Frame 1 (no input): blank canvas, image omitted
Frame 60 (no input): blank canvas, image omitted
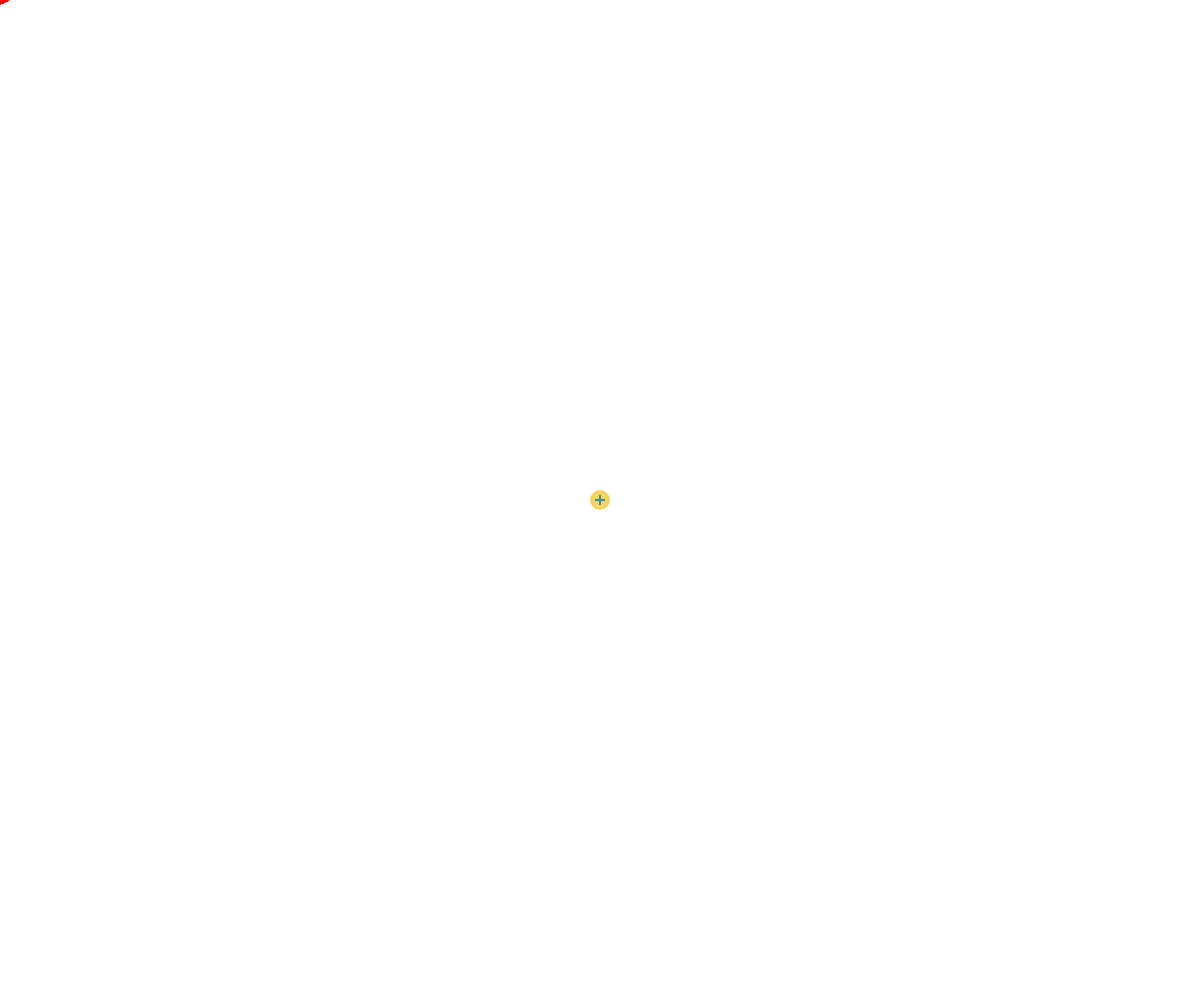
Frame 120 (the mouse pressed at the canvas centre since frame 60)

The p5.js sketch whose frames 1 and 60 were blank and that drew this single picture after the mouse press (run headless with seeded random() and noise() and a simulated clock; from frame 60 on, the mouse is pressed at the canvas centre):

// p5.js sketch
// ── sketch.js
let premX = 0;
let premY = 0;
let mX, mY;
let p, v, l;
let interval = 5;
let canvas;
let z = -1;

function setup() {
  canvas = createCanvas(windowWidth, windowHeight);
  canvas.position(0,0);
  // background(255,255,255);
}


function draw() {
  if(frameCount % (interval * 1800) == 0){
    z = 15;
  }
  canvas.style('z-index', z);

  // let m = 0;
  if (frameCount % (interval * 30) == 0 && mouseX == pmouseX && mouseY == pmouseY) {
    stroke(75, 127, 82);
    noFill();
    circle(mouseX, mouseY, random(50,500));
  } 

  // draw cross every time mouse is dragged
  if (mouseIsPressed) {
    fill(59, 142, 165);
    noStroke();
    rectMode(CENTER);
    rect(mouseX, mouseY, 10, 1);
    rect(mouseX, mouseY, 1, 10);
    return false;
  } 

  
  //draw a dashed line with arrows to indicate mouse movement 
  mX = mouseX;
  mY = mouseY;

  p = createVector(premX, premY);
  v = createVector(mX,mY);
  // drawArrow(p, v, 'black');
  sl = new SlopeLine(p.x, p.y, v.x, v.y, 5, 20);
  sl.display();
  
  premX = mX;
  premY = mY;
  
}

//https://p5js.org/reference/#/p5.Vector/heading

// function drawArrow(base, vec, myColor) {
//   push();
//   stroke(myColor);
//   strokeWeight(1);
//   fill(myColor);
//   line(base.x, base.y, vec.x, vec.y);
//   translate(mouseX, mouseY);
//   let angle = atan2(mouseY - pmouseY, mouseX - pmouseX);
//   let arrowSize = 4;
//   rotate(angle);
//   triangle(0, arrowSize / 2, 0, -arrowSize / 2, arrowSize, 0);
//   pop();
// }


//https://www.gorillasun.de/blog/dashed-lines-in-p5js/
class SlopeLine {
  constructor(x1, y1, x2, y2, segmentLength, spaceLength) {
    this.x1 = x1;
    this.y1 = y1;
    this.x2 = x2;
    this.y2 = y2;
    this.segmentLength = segmentLength;
    this.spaceLength = spaceLength;

    this.L = sqrt(
      pow((this.x1 - this.x2), 2) +
      pow((this.y1 - this.y2), 2));

    this.S = atan2(this.y2 - this.y1, this.x2 - this.x1)
  }

  display() {
    push();
    strokeWeight(1);
    drawingContext.setLineDash([5, 15]);
    stroke(109, 49, 116);
    line(this.x1, this.y1,
      this.x1 + this.L * cos(this.S),
      this.y1 + this.L * sin(this.S))
    let arrowSize = 9;
    translate(mouseX, mouseY);
    rotate(this.S);
    stroke("red");
    fill("red");
    triangle(0, arrowSize / 2, 0, -arrowSize / 2, arrowSize, 0);
    pop();
  }
}

// draw cross every time mouse is dragged
// function mouseIsPressed() {
//   fill(59, 142, 165);
//   noStroke();
//   rectMode(CENTER);
//   let angle = atan2(mouseY - pmouseY, mouseX - pmouseX);
//   rotate(angle);
//   rect(mouseX, mouseY, 10, 1);
//   rect(mouseX, mouseY, 1, 10);
//   return false;
// }

// draw ellipse every time mouse is clicked
function mousePressed() {
    noStroke();
    fill(244, 211, 94);
    ellipse(mouseX, mouseY, 20, 20);
    return false;
}

function windowResized() {
  resizeCanvas(windowWidth, windowHeight);
}
// ── interface.js

 
 //https://codepen.io/Gexon/pen/rNyqyPK

 if ("ontouchstart" in window){ 

window.addEventListener("load", glavna_funkcija);

               function glavna_funkcija(){
               imgs = document.getElementsByTagName("img");                       
                       let t = 10;
                       let naziv_diva = "";
                       for (img of imgs){
                                       
                                       naziv_diva = "alignnone size-medium wp-image-"+[t];
                                       img.id = naziv_diva;
                                       
                                       
                                       document.getElementById(img.id).addEventListener("touchstart", dotaknut_ekran);
                                      img.style.position  = "relative";                                                                  
                                           t--;
                        }
                        let povrsina = document.getElementById("primary"); 
                       povrsina.addEventListener("touchmove", pomeranje_po_ekranu);
                        povrsina.addEventListener("touchend", kraj_dodira);
           
     
                        var the_moving_div;
                        the_last_mouse_positionX;
                        the_last_mouse_positionY;
                        
                        function dotaknut_ekran(ev){
                                                ev.preventDefault();
                                               the_moving_div            = ev.target.id;      // remember which div has been selected 
                                               the_last_mouse_positionX = ev.touches[0].clientX;        // remember where the mouse was when it was clicked
                                                the_last_mouse_positionY = ev.touches[0].clientY;
                                               
                              
                                                     //alert( the_last_mouse_positionX);
                                              
                                               for (img of imgs) {
                                                               
                                                                      
                                                         if (img.style.zIndex > ev.target.style.zIndex ) {
                                                                       
                                                               img.style.zIndex = img.style.zIndex - 1;
                                                                             
                                                              }
                                                   }
                                                                
                                               ev.target.style.zIndex = imgs.length;
                                              //  ev.target.style.position = "absolute";
                                               let pomeri =  ev.target.getBoundingClientRect();
                                              
                                             if(pomeri.top < 20 ){
                                                         
                                                         window.scrollBy(0, -10);
                                              
                                                 }
                                                 
                                                 if( (pomeri.top + ev.target.offsetHeight+150) > screen.height){
                                                     
                                                    window.scrollBy(0, 10/*pomeri.top + ev.target.offsetHeight +100  - screen.height*/);
                                                    
                                                 }
                                        }
                                        
             function pomeranje_po_ekranu(ev){
                 //ev.preventDefault();
                 if(the_moving_div == "") return;
                 var d = document.getElementById(the_moving_div);
                 d.style.left = d.offsetLeft + ev.touches[0].clientX -  the_last_mouse_positionX + "px";
                 d.style.top = d.offsetTop + ev.touches[0].clientY -  the_last_mouse_positionY + "px";
                     
                 the_last_mouse_positionX  = ev.touches[0].clientX;
                 the_last_mouse_positionY = ev.touches[0].clientY;
                 
                let pomeri =  d.getBoundingClientRect();
                 
                if(pomeri.top < 10 ){ 
                        
                                 window.scrollBy(0, -20);
                         
                 }
                 if(screen.height - pomeri.bottom < 50 ){
                         
                                                     window.scrollBy(0, d.offsetLeft + ev.touches[0].clientX -  the_last_mouse_positionX);
                                                     
                 }
                    // alert( d.offsetLeft);
             }
             
             function kraj_dodira(ev){
             //ev.preventDefault();
             if (the_moving_div == "") return;
               document.getElementById(the_moving_div).style.border = "none";             // hide the border again
               the_moving_div = "";
             
             }
      }	
}

else
{




imgs = document.getElementsByTagName("img");     
     let t = 10;
   
     let naziv_diva = "";
     for (img of imgs){
         
         naziv_diva = "alignnone size-medium wp-image-"+[t];
         img.id = naziv_diva;
         //document.getElementsByClassName(naziv_diva).onmousedown = onMouseDown;
         
         document.getElementById(img.id).onmousedown = onMouseDown;
                                       //img.style.top = t*50+ "px";
                                       
                                       
       //	img.onmousedown = onMouseDown,
       //document.getElementById("broj nodova").innerHTML = img.className;
       t--;
         //if(img.className == naziv_diva){
         // document.getElementById("nesto").innerHTML = naziv_diva;
         
         //document.getElementsByClassName(naziv_diva).onmousedown = onMouseDown;
           //img.onmousedown = onMouseDown;
           //document.getElementById("nesto").innerHTML =t++;
           //t++;
         //	}
           
       }		
       
     /*let stil = document.getElementsByClassName(entry-content);
                       stil.style.float = "";*/
     //odredjivanje onih divova koje treba da budu draggable KRAJ
     
     
          // for (div of divs)  div.onmousedown = onMouseDown,
     
     //document.getElementById(div.id).onmousedown = onMouseDown;
     
     //div.getElementsByTagName("img").onmousedown = onMouseDown
     //var c = div.children.onmousedown = onMouseDown;
     //let duzina = div.childNodes.length;
     //let dete = div.children,
     /*for(let j = 0; j < duzina; j++){
       if(dete[j].tagName.toLowerCase() == "img"){
       dete[j].onmousedown = onMouseDown;
       }
     }*/
     
     //for (div of divs)
     //divs[0].childNodes.onmousedown=onMouseDown;
     
          let i = 0;
      //let a;
          let niz = []; //niz prvo da utvrdimo koordinate za slike pa posle da ih ponovo nakon absolute vratiom inicijalizujemo
           for (img of imgs) {
           
                                    niz.push(img.offsetTop+'px');
                              niz.push(img.offsetLeft+'px');
                             // niz.push(img.offsetRight+'px');
                              //niz.push(img.offsetBottom+'px');
                                  
                                   //let tacka = img.getBoundingClientRect();
      
      niz.push(img.getBoundingClientRect().top+"px");
                            niz.push(img.getBoundingClientRect().left+"px");
                          
                                  // img.style.zIndex =i+ 1;
                             img.style.cursor ="move";
                          //  img.style.float= "none";
                            // img.style.top = niz[i];
                            // img.style.left = niz[i+1];
                            
                             
                           //  img.style.top = niz[i];
                          //   img.style.left = niz[i+1];
                             
                             img.style.position  = "relative";
                            // img.style.right = niz[i+2];
                             //img.style.bottom = niz[i+3];
     //div.childNodes.style.zIndex =i+ 1,
      // a = div.children,
      
      // document.getElementById("broj nodova").innerHTML = a[0].tagName;
     //a[0].style.zIndex =i+ 1,
     //document.getElementsByClassName(img.className).style.zIndex = i +1;
                       
                      
     i++;}
     
     
     /*imgs = document.getElementsByTagName("img");
           for (img of imgs) img.onmousedown = onMouseDown,
     img.style.zIndex =i+ 1, i++;*/
                       
           
           document.onmousemove = onMouseMove;
           document.onmouseup   = onMouseUp;
           
          
           
           var the_moving_div = ''; 
           var the_last_mouse_position = { x:0, y:0 };
           
           
           
           function onMouseDown(e) {
               e.preventDefault();
               the_moving_div            = e.target.id;      // remember which div has been selected 
               the_last_mouse_position.x = e.clientX;        // remember where the mouse was when it was clicked
               the_last_mouse_position.y = e.clientY;
               //e.target.style.border = "2px solid blue";     // highlight the border of the div
           
              
             
              // document.getElementById("paragraf").innerHTML = div.style.zIndex;
               
                
               
               //document.getElementById("hajde").innerHTML = imgs.length;
               for (img of imgs) {
       
       //g = document.getElementById(img.id).style.zIndex;
       
       
               //document.getElementById("broj nodova").innerHTML = "shdjhasjdh";
                 if (img.style.zIndex > e.target.style.zIndex ) {
                    // put all other divs behind the selected one			
                  img.style.zIndex = img.style.zIndex - 1
         //document.getElementById(img.id).style.zIndex = img.style.zIndex;
         }
                   }
                   // e.target.style.zIndex = divs.length; 
          e.target.style.zIndex = imgs.length;
                                       // e.target.style.position = "absolute";
         // e.target.children[0].style.zIndex = divs.length;
         // div.getElementsByTagName("img").style.zIndex = divs.length;  // put this div  on top
         //document.getElementById("broj nodova").innerHTML = e.target.children[0].style.zIndex;
           }
           
           function onMouseMove(e) {
               e.preventDefault();
               if (the_moving_div == "") return;
               var d = document.getElementById(the_moving_div);
               d.style.left = d.offsetLeft + e.clientX - the_last_mouse_position.x + "px";     // move the div by however much the mouse moved
               d.style.top  = d.offsetTop  + e.clientY - the_last_mouse_position.y + "px";
               the_last_mouse_position.x = e.clientX;                                          // remember where the mouse is now
               the_last_mouse_position.y = e.clientY;
               
           }
           
           function onMouseUp(e) {
               e.preventDefault();
               if (the_moving_div == "") return;
               document.getElementById(the_moving_div).style.border = "none";             // hide the border again
               the_moving_div = "";
           }
           
}      
        
// ── style.css
#background {
  background-color: white;
  z-index: 0;
  width: 100vw;
  height: 100vh;
  position:absolute;
  margin-top: 0px; 
  margin-bottom: 0px; 
  margin-left: 0px; 
  margin-right: 0px;
  padding: 0;
}

#primary {
  margin-top: 0px; 
  margin-bottom: 0px; 
  margin-left: 0px; 
  margin-right: 0px;
  padding: 0;
}

#button {
  font-family: 'Segoe UI', Tahoma, Geneva, Verdana, sans-serif;
  z-index: 20;
}

#moj{
  margin: 0;
  float: left;
  position: relative;
  margin:2px;
  z-index: 5;
}
.alignnone{
  width:225px;
  height:300px;
}

.wp-image-5{
  background: white;
}
.wp-image-6{
  background: white;
}
.wp-image-7{
  background: white;
}
.wp-image-8{
  background: white;
}
.wp-image-9{
  background: white;
}
.wp-image-10{
  background: white;
}
